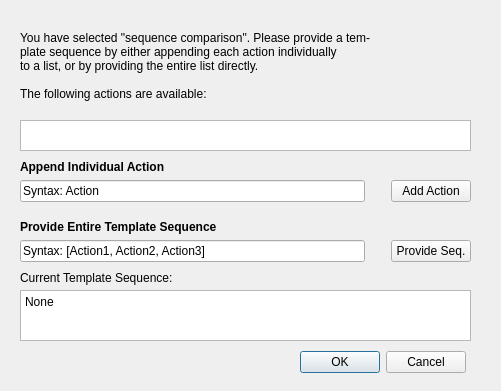
<?xml version="1.0" encoding="UTF-8"?>
<ui version="4.0">
 <class>Dialog</class>
 <widget class="QDialog" name="Dialog">
  <property name="geometry">
   <rect>
    <x>0</x>
    <y>0</y>
    <width>501</width>
    <height>391</height>
   </rect>
  </property>
  <property name="minimumSize">
   <size>
    <width>500</width>
    <height>320</height>
   </size>
  </property>
  <property name="windowTitle">
   <string>Template Sequence</string>
  </property>
  <widget class="QLabel" name="label">
   <property name="geometry">
    <rect>
     <x>20</x>
     <y>270</y>
     <width>191</width>
     <height>16</height>
    </rect>
   </property>
   <property name="text">
    <string>Current Template Sequence:</string>
   </property>
  </widget>
  <widget class="QWidget" name="gridLayoutWidget">
   <property name="geometry">
    <rect>
     <x>20</x>
     <y>160</y>
     <width>451</width>
     <height>102</height>
    </rect>
   </property>
   <layout class="QGridLayout" name="gridLayout">
    <item row="1" column="2">
     <widget class="QPushButton" name="pushButton_appendAction">
      <property name="text">
       <string>Add Action</string>
      </property>
     </widget>
    </item>
    <item row="3" column="0">
     <widget class="QLabel" name="options_label_3">
      <property name="maximumSize">
       <size>
        <width>16777215</width>
        <height>20</height>
       </size>
      </property>
      <property name="text">
       <string>&lt;html&gt;&lt;head/&gt;&lt;body&gt;&lt;p&gt;&lt;span style=&quot; font-weight:600;&quot;&gt;Provide Entire Template Sequence&lt;/span&gt;&lt;/p&gt;&lt;/body&gt;&lt;/html&gt;</string>
      </property>
     </widget>
    </item>
    <item row="0" column="0">
     <widget class="QLabel" name="options_label_2">
      <property name="maximumSize">
       <size>
        <width>16777215</width>
        <height>20</height>
       </size>
      </property>
      <property name="text">
       <string>&lt;html&gt;&lt;head/&gt;&lt;body&gt;&lt;p&gt;&lt;span style=&quot; font-weight:600;&quot;&gt;Append Individual Action&lt;/span&gt;&lt;/p&gt;&lt;/body&gt;&lt;/html&gt;</string>
      </property>
     </widget>
    </item>
    <item row="1" column="0">
     <widget class="QLineEdit" name="lineEdit_action">
      <property name="text">
       <string>Syntax: Action</string>
      </property>
     </widget>
    </item>
    <item row="2" column="0">
     <spacer name="verticalSpacer">
      <property name="orientation">
       <enum>Qt::Vertical</enum>
      </property>
      <property name="sizeHint" stdset="0">
       <size>
        <width>20</width>
        <height>40</height>
       </size>
      </property>
     </spacer>
    </item>
    <item row="1" column="1">
     <spacer name="horizontalSpacer">
      <property name="orientation">
       <enum>Qt::Horizontal</enum>
      </property>
      <property name="sizeType">
       <enum>QSizePolicy::Fixed</enum>
      </property>
      <property name="sizeHint" stdset="0">
       <size>
        <width>20</width>
        <height>20</height>
       </size>
      </property>
     </spacer>
    </item>
    <item row="4" column="0">
     <widget class="QLineEdit" name="lineEdit_sequence">
      <property name="text">
       <string>Syntax: [Action1, Action2, Action3]</string>
      </property>
     </widget>
    </item>
    <item row="4" column="2">
     <widget class="QPushButton" name="pushButton_provideSequence">
      <property name="text">
       <string>Provide Seq.</string>
      </property>
     </widget>
    </item>
   </layout>
  </widget>
  <widget class="QTextBrowser" name="textBrowser">
   <property name="geometry">
    <rect>
     <x>20</x>
     <y>290</y>
     <width>451</width>
     <height>51</height>
    </rect>
   </property>
   <property name="html">
    <string>&lt;!DOCTYPE HTML PUBLIC &quot;-//W3C//DTD HTML 4.0//EN&quot; &quot;http://www.w3.org/TR/REC-html40/strict.dtd&quot;&gt;
&lt;html&gt;&lt;head&gt;&lt;meta name=&quot;qrichtext&quot; content=&quot;1&quot; /&gt;&lt;style type=&quot;text/css&quot;&gt;
p, li { white-space: pre-wrap; }
&lt;/style&gt;&lt;/head&gt;&lt;body style=&quot; font-family:'Sans Serif'; font-size:9pt; font-weight:400; font-style:normal;&quot;&gt;
&lt;p style=&quot; margin-top:0px; margin-bottom:0px; margin-left:0px; margin-right:0px; -qt-block-indent:0; text-indent:0px;&quot;&gt;None&lt;/p&gt;&lt;/body&gt;&lt;/html&gt;</string>
   </property>
  </widget>
  <widget class="QDialogButtonBox" name="buttonBox">
   <property name="geometry">
    <rect>
     <x>300</x>
     <y>350</y>
     <width>166</width>
     <height>24</height>
    </rect>
   </property>
   <property name="standardButtons">
    <set>QDialogButtonBox::Cancel|QDialogButtonBox::Ok</set>
   </property>
  </widget>
  <widget class="QLabel" name="label_2">
   <property name="geometry">
    <rect>
     <x>20</x>
     <y>20</y>
     <width>451</width>
     <height>91</height>
    </rect>
   </property>
   <property name="text">
    <string>You have selected &quot;sequence comparison&quot;. Please provide a tem-
plate sequence by either appending each action individually
to a list, or by providing the entire list directly.

The following actions are available:</string>
   </property>
  </widget>
  <widget class="QTextBrowser" name="textBrowser_availableActions">
   <property name="geometry">
    <rect>
     <x>20</x>
     <y>120</y>
     <width>451</width>
     <height>31</height>
    </rect>
   </property>
  </widget>
 </widget>
 <resources/>
 <connections/>
</ui>
